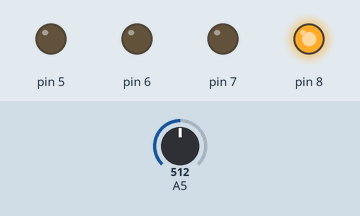
Recording of a sketch running on a simulated Arduino Uno, built with avr-gcc and run on an emulated ATmega328P. Parts: output pins drawn as LEDs (lit = HIGH). The test bench sets the inputs (shaded band); at power-on: A5 = 512.

Above: at 1.2 s.
1.3 s: A5 set to 438
At 2.4 s:
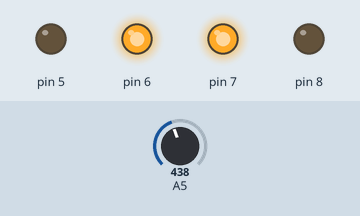
2.8 s: A5 set to 511
At 3.5 s:
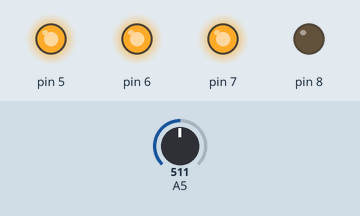
4.3 s: A5 set to 714
At 4.6 s:
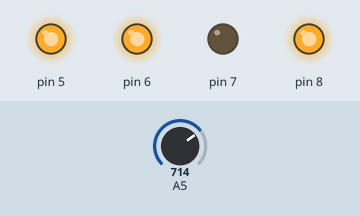
5.8 s: A5 set to 694
At 6.9 s:
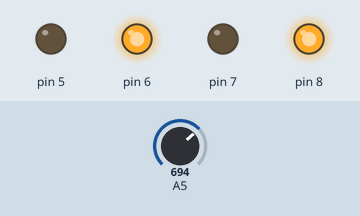
7.3 s: A5 set to 900
At 8.0 s:
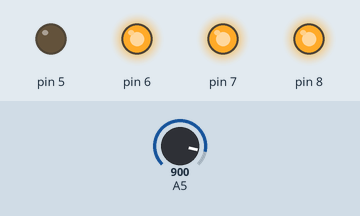
8.8 s: A5 set to 716
At 9.2 s:
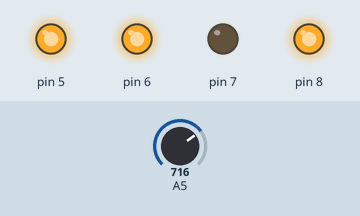
Timing chart, 0 to 11.3 s (numbered marks = the images above; inputs shaded):
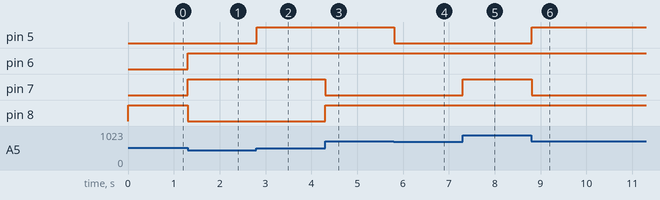

Measured:
- after the input at 1.3 s, pin 6, pin 7: LOW → HIGH at once; pin 8: HIGH → LOW at once
- after the input at 2.8 s, pin 5: LOW → HIGH at once
- after the input at 4.3 s, pin 7: HIGH → LOW at once; pin 8: LOW → HIGH at once
- after the input at 5.8 s, pin 5: HIGH → LOW at once
- after the input at 7.3 s, pin 7: LOW → HIGH at once
- after the input at 8.8 s, pin 5: LOW → HIGH at once; pin 7: HIGH → LOW at once

The sketch:

controlador-leds.ino
```cpp
// C++ code
//
void setup() {
  pinMode(A5, INPUT);
  pinMode(5, OUTPUT);
  pinMode(6, OUTPUT);
  pinMode(7, OUTPUT);
  pinMode(8, OUTPUT);
}

void loop() {
  int sensorValue = analogRead(A5);

  if (sensorValue < 64) {
    digitalWrite(5, LOW);
    digitalWrite(6, LOW);
    digitalWrite(7, LOW);
    digitalWrite(8, LOW);
  } else if (sensorValue < 128) {
    digitalWrite(5, HIGH);
    digitalWrite(6, LOW);
    digitalWrite(7, LOW);
    digitalWrite(8, LOW);
  } else if (sensorValue < 192) {
    digitalWrite(5, LOW);
    digitalWrite(6, HIGH);
    digitalWrite(7, LOW);
    digitalWrite(8, LOW);
  } else if (sensorValue < 256) {
    digitalWrite(5, HIGH);
    digitalWrite(6, HIGH);
    digitalWrite(7, LOW);
    digitalWrite(8, LOW);
  } else if (sensorValue < 320) {
    digitalWrite(5, LOW);
    digitalWrite(6, LOW);
    digitalWrite(7, HIGH);
    digitalWrite(8, LOW);
  } else if (sensorValue < 384) {
    digitalWrite(5, HIGH);
    digitalWrite(6, LOW);
    digitalWrite(7, HIGH);
    digitalWrite(8, LOW);
  } else if (sensorValue < 448) {
    digitalWrite(5, LOW);
    digitalWrite(6, HIGH);
    digitalWrite(7, HIGH);
    digitalWrite(8, LOW);
  } else if (sensorValue < 512) {
    digitalWrite(5, HIGH);
    digitalWrite(6, HIGH);
    digitalWrite(7, HIGH);
    digitalWrite(8, LOW);
  } else if (sensorValue < 576) {
    digitalWrite(5, LOW);
    digitalWrite(6, LOW);
    digitalWrite(7, LOW);
    digitalWrite(8, HIGH);
  } else if (sensorValue < 640) {
    digitalWrite(5, HIGH);
    digitalWrite(6, LOW);
    digitalWrite(7, LOW);
    digitalWrite(8, HIGH);
  } else if (sensorValue < 704) {
    digitalWrite(5, LOW);
    digitalWrite(6, HIGH);
    digitalWrite(7, LOW);
    digitalWrite(8, HIGH);
  } else if (sensorValue < 768) {
    digitalWrite(5, HIGH);
    digitalWrite(6, HIGH);
    digitalWrite(7, LOW);
    digitalWrite(8, HIGH);
  } else if (sensorValue < 832) {
    digitalWrite(5, LOW);
    digitalWrite(6, LOW);
    digitalWrite(7, HIGH);
    digitalWrite(8, HIGH);
  } else if (sensorValue < 896) {
    digitalWrite(5, HIGH);
    digitalWrite(6, LOW);
    digitalWrite(7, HIGH);
    digitalWrite(8, HIGH);
  } else if (sensorValue < 960) {
    digitalWrite(5, LOW);
    digitalWrite(6, HIGH);
    digitalWrite(7, HIGH);
    digitalWrite(8, HIGH);
  } else {
    digitalWrite(5, HIGH);
    digitalWrite(6, HIGH);
    digitalWrite(7, HIGH);
    digitalWrite(8, HIGH);
  }

  delay(10);  // Pequeno atraso para melhorar o desempenho da simulação
}
```
